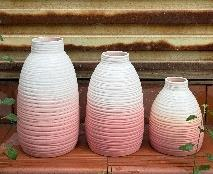
#> input picture ceramic/pdf_extracted/ba-beo-pdf1.jpeg, 213 x 174 px
$ python build_images.py
#> lines starting #> are read from the running program, lines starting #| are printed output that depends on the picture
### site/tools/image_map.py
# -*- coding: utf-8 -*-
"""
Mapping from source photos in ceramic/product_image/ to product slugs,
built from a manual visual review of all 96 images (see /memory or
conversation for the batch-by-batch catalog). Three source files carry a
third-party shop watermark ("Tiem gom Chi May") and are intentionally
EXCLUDED from any use on the site.
"""

SRC_DIR = "ceramic/product_image"
PDF_SRC_DIR = "ceramic/pdf_extracted"


def f(ts, h):
    return f"1786603{ts}_7145057879396684846_7145057879396684846_{h}.jpg"


WATERMARKED_EXCLUDE = {
    f("782093", "02d2b9123f9357c3da8bf31d6e20fa5c"),
    f("782097", "1146467f1826fe4691dc6b1235c0f3fa"),
    f("782107", "d76d1967d0cecded7561834b480fa47b"),
}

# Ground-truth per-product photos, programmatically extracted from the
# workshop's own official price list PDF (each embedded image was matched
# to its row by product name + vertical position on the page — see
# site/tools/pdf_extract_images.py). Covers all 60 named designs.
PDF_IMAGES = {
    "ba-beo": ["ba-beo-pdf1.jpeg"],
    "bau-tron": ["bau-tron-pdf1.jpeg"],
    "binh-quai": ["binh-quai-pdf1.jpeg"],
    "bo-du-du": ["bo-du-du-pdf1.jpeg"],
    "bo-gio-cua": ["bo-gio-cua-pdf1.jpeg"],
    "bo-ma": ["bo-ma-pdf1.jpeg"],
    "bo-mui-bo-3": ["bo-mui-bo-3-pdf1.jpeg"],
    "bom-chan-vuong": ["bom-chan-vuong-pdf1.jpeg"],
    "bom-mieng-rong": ["bom-mieng-rong-pdf1.jpeg"],
    "bom-van-ngang": ["bom-van-ngang-pdf1.jpeg"],
    "bong-mat-na": ["bong-mat-na-pdf1.jpeg"],
    "canh-buom": ["canh-buom-pdf1.jpeg"],
    "chai-thang": ["chai-thang-pdf1.jpeg"],
    "chum-2-tai": ["chum-2-tai-pdf1.jpeg", "chum-2-tai-pdf2.jpeg"],
    "chum-nho": ["chum-nho-pdf1.jpeg"],
    "chum-tron": ["chum-tron-pdf1.jpeg"],
    "chuong-23": ["chuong-23-pdf1.jpeg"],
    "chuong-35": ["chuong-35-pdf2.jpeg", "chuong-35-pdf1.jpeg"],
    "chuong-42": ["chuong-42-pdf1.jpeg"],
    "chuong-mini": ["chuong-mini-pdf1.jpeg"],
    "co-gai": ["co-gai-pdf1.jpeg"],
    "cu-lac": ["cu-lac-pdf1.jpeg"],
    "cu-toi": ["cu-toi-pdf1.jpeg"],
    "cup": ["cup-pdf1.jpeg"],
    "duoi-ca": ["duoi-ca-pdf1.jpeg"],
    "giot-le": ["giot-le-pdf1.jpeg"],
    "hat-mua": ["hat-mua-pdf1.jpeg"],
    "lo-bom": ["lo-bom-pdf1.jpeg"],
    "lo-chum": ["lo-chum-pdf1.jpeg"],
    "lo-chum-chop": ["lo-chum-chop-pdf1.jpeg"],
    "lo-doc-loe": ["lo-doc-loe-pdf1.jpeg"],
    "lo-ho-lo": ["lo-ho-lo-pdf1.jpeg"],
    "lo-mini": ["lo-mini-pdf1.jpeg"],
    "lo-mui-khia": ["lo-mui-khia-pdf1.jpeg"],
    "lo-mui-loe-day": ["lo-mui-loe-day-pdf1.jpeg"],
    "lo-phieu-tron": ["lo-phieu-tron-pdf1.jpeg"],
    "lo-soc-be": ["lo-soc-be-pdf1.jpeg"],
    "lo-tulip": ["lo-tulip-pdf1.jpeg"],
    "long-chim": ["long-chim-pdf1.jpeg"],
    "long-den": ["long-den-pdf1.jpeg", "long-den-pdf2.jpeg"],
    "lu-bia": ["lu-bia-pdf1.jpeg"],
    "ly-cao": ["ly-cao-pdf1.jpeg"],
    "ly-lun": ["ly-lun-pdf1.jpeg"],
    "ly-luon": ["ly-luon-pdf1.jpeg"],
    "ly-thon": ["ly-thon-pdf1.jpeg"],
    "mai-san": ["mai-san-pdf1.jpeg"],
    "mat-ho": ["mat-ho-pdf1.jpeg"],
    "ong-buong": ["ong-buong-pdf1.jpeg"],
    "ong-ganh": ["ong-ganh-pdf1.jpeg"],
    "ong-xoan": ["ong-xoan-pdf1.jpeg"],
    "phieu-cao": ["phieu-cao-pdf1.jpeg"],
    "qua-hong": ["qua-hong-pdf1.jpeg"],
    "ruot-phich": ["ruot-phich-pdf2.jpeg", "ruot-phich-pdf1.jpeg"],
    "thoi": ["thoi-pdf1.jpeg"],
    "tru-ganh": ["tru-ganh-pdf1.jpeg"],
    "tru-tum": ["tru-tum-pdf1.jpeg"],
    "vai-tron": ["vai-tron-pdf1.jpeg"],
    "van-go": ["van-go-pdf1.jpeg"],
    "vo-lun": ["vo-lun-pdf1.jpeg"],
    "vuong-thang": ["vuong-thang-pdf1.jpeg"],
}

# Extra real photos from the workshop's own photo shoot (see batch review in
# the conversation history) — appended AFTER the PDF ground-truth photo for
# products where a confident same-design match was found, for a richer
# gallery / higher resolution than the PDF's small embedded crop.
PRODUCT_IMAGES = {
    "lo-mini": [
        f("814298", "baa80fdf356899f4cd304afc5a427693"),
        f("814394", "5b3b9de9200b875d67fe2cbb5a4ff1b1"),
    ],
    "ong-ganh": [
        f("729275", "5a5c2cab4aec7aa737ceb238d5fbc4d4"),
        f("716153", "d1ac80572972315a78d41f0d17272756"),
        f("716178", "3a5b540b5d4614bb16bb8ed1ce7b50d0"),
    ],
    "lo-soc-be": [
        f("782034", "818650f4fc491e6ac3540975aa9e6428"),
        f("782046", "8be490bc405e3d8160360eb07fce96cb"),
        f("782128", "4511f8e617cf75a1d278d8050ed048d4"),
        f("814434", "0ee21cfb89c44f4f58f8cec13d41f7de"),
        f("814417", "083ccdcdb94f89d7c99ee8ee7162cb05"),
        f("716158", "45ddf648451e2ec2229f28e7a87f1139"),
    ],
    "van-go": [
        f("782145", "b3dc1b69ea58f19610f53e3c93bf6f61"),
    ],
    "lo-phieu-tron": [
        f("814368", "86b539fef28c506e7ef62d725250c7e4"),
    ],
    "lu-bia": [
        f("781953", "6ff4a1606d615c76c95bcb4d223a735a"),
        f("814375", "10b6224eda370c801091a45bb9b451f1"),
        f("814382", "f59f51337d8e6791ac2b16f8a6ae5cb7"),
        f("814422", "7e71b3352f48de51e143a1994a01a216"),
        f("814457", "aa642339784cea69d36d8536dc90f437"),
        f("716173", "de29d3479844a4e8ea70a39be3c4d26f"),
    ],
    "vai-tron": [
        f("716139", "49b132a68cadc84dfb90cb81053dc939"),
        f("716161", "073211cf459e0b05002028b3cdf98b61"),
        f("716170", "22b9ab0353e3183b68691059c5e5a3da"),
        f("716175", "1fe985e472b54a784fd33d6b23e65aec"),
        f("729280", "c6bc80a057ff628beeaa7dcf60eefbb7"),
        f("814274", "0da34188794e0f8e653bae8929db85ec"),
    ],
    "chuong-mini": [
        f("814314", "b935e3e5e23370a7926e97e543a2fe11"),
    ],
    "bau-tron": [
        f("814359", "d5f9583e97a7c1565acfe1c41dbe8020"),
        f("781851", "b742313a4f9bf1c08cde8231e4696e17"),
        f("782052", "84d8ed55ac8c6a50b4836768cdc5e99e"),
        f("782124", "e9a8f518de7eb9abc10b462918a33248"),
        f("782151", "554fe4fc125a05bca1e0fee3ba5caa55"),
        f("782027", "6128b7f3fc50a7bd792c52679cd756d1"),
        f("781889", "1c527ea11990a15e26cb30d79b4ba035"),
        f("814400", "be9f03ce78e915e75e55c2519052d8c6"),
    ],
    "lo-ho-lo": [
        f("781948", "cceb5ad4835c4aaeea3c9e9b1ca2e68c"),
        f("781918", "2a041d7323d96881c2f4c4d50329d0f0"),
        f("781974", "98f6bc66f05bbd006ac22c7bd3138d5c"),
        f("782008", "228f4e61c977a3309a96d41718f21126"),
        f("782014", "0a6941ed8c9983e8cfbb1342097df0ce"),
        f("729257", "910cf8c825c8c01fe428126b5db6486b"),
    ],
    "tru-ganh": [
        f("729245", "e8855f321103d1dd1ea105955f7d7ead"),
        f("729265", "079316b3a722b7c90d7a83bfa6d6ca5a"),
        f("782157", "552c9e463682c799465dde833cf684d6"),
        f("729261", "daea682d78b527041846f62b5b42ec0f"),
    ],
    "chum-nho": [
        f("782102", "dc3c8833afb77615fe125f5171fa0892"),
    ],
    "ly-luon": [
        f("781878", "3a1589dda4e17a56bd3648ea3b70d072"),
    ],
    "qua-hong": [
        f("781865", "456eefbda8c4adf03a45621bcde24287"),
    ],
    "lo-tulip": [
        f("721043", "a20db104be3eb1eab0ddee67b71abe6b"),
        f("721055", "fc65418150fac75afdd4b330467846ef"),
        f("814445", "38a99c82e830fff4289506a8cf58284f"),
    ],
    "bom-van-ngang": [
        f("729272", "2587e52dca3dca35ad6bffd42b048094"),
        f("781829", "315acc14ee1392346043167325f7d02e"),
        f("782020", "3b438577982383c365688fdf8400bc39"),
    ],
    "binh-quai": [
        f("781935", "d79ff0001118183c9f3c1c9dec6f2617"),
        f("781985", "be6a3b8449927d7a549afd9ecdff51c2"),
        f("782068", "7d01bd97f0dab62ab3833d55030ba1af"),
    ],
    "chum-tron": [
        f("814327", "21bfb28c91b7cdc6957e6466420c7e42"),
        f("781969", "ecdc782f29a381dde630c874f66ffca6"),
    ],
    "chum-2-tai": [
        f("782058", "1901fa253377b8b753dab01f97fb634c"),
        f("782063", "c898870b0124ce65a940aa08bbb459d0"),
        f("782073", "69e817fa27c4f6f08ee754531d62b316"),
        f("782078", "0d321a39efab8976f4a8160755f1376d"),
        f("782083", "a57eabdd34da6494a1cb49dc000bd2c1"),
        f("782088", "d3f62f1238e56d9a285dd47b51a2ef50"),
        f("782118", "037f0bd448793a7e90a4ef15cee8216c"),
        f("716180", "7d4dc256135d25b119443f67907e0c81"),
        f("729268", "a7526d3e709912a06441816133daf395"),
    ],
    "vo-lun": [
        f("814439", "095d0c590eda8e58b940c30a68147053"),
        f("814405", "bd531e63a7299798ce94d6af05e79f09"),
        f("814428", "2a24a3631057f3dc6f24acd8b6894134"),
        f("782113", "eafe0ee6aab054920d974a3c2c7c453b"),
    ],
    "ly-thon": [
        f("814350", "a64122b97aead6c871dc3d6c14b67c4e"),
    ],
    "canh-buom": [
        f("814411", "eee526e40a3e29b5c8f428ed68c5f2d3"),
    ],
    "phieu-cao": [
        f("814451", "af31671e23d99b0f9802769b00fccb1c"),
    ],
    "giot-le": [
        f("716165", "c77fd69fe09ce674323669c0b2c80393"),
    ],
    "hat-mua": [
        f("716167", "3002e55743354bd502fade2f8f64e9e2"),
    ],
    "ong-buong": [
        f("814388", "5287361ba5980e9f6e6ce3266e34f385"),
    ],
    "chuong-35": [
        f("782040", "cb461e0301032fa8a7e0c3a1f4694d51"),
    ],
    "chuong-42": [
        f("782040", "cb461e0301032fa8a7e0c3a1f4694d51"),
    ],
}

# Extra lifestyle / group photos not tied to one SKU -> used for homepage
# hero, category banners and general gallery sections.
LIFESTYLE_IMAGES = [
    f("781900", "4b21d28e926c6eaa5a3fde41dc13e6cf"),
    f("781909", "6e0b6c2c11cfa4d5b7b0322ebdb6c292"),
    f("781941", "f05a073928e5df9f0e314627709238f1"),
    f("781958", "e2107e654c3ba62a8b18fd3b43d8d8eb"),
    f("781964", "7be9f2820a0f8fb757a64c5d9d798c7d"),
    f("781980", "237b08e1d16e19e88cd3f47e8db163b5"),
    f("781991", "9d41a9ba9996df7e205f636d88190cdc"),
    f("781996", "dc1767bfc870835b4633f492f38b6987"),
]

# Workshop / behind-the-scenes photos -> About page.
WORKSHOP_IMAGES = [
    f("721060", "a9d7f6b8711700d11bab58782e4a4e77"),
    f("729277", "609ff92eb265ba6a572519419fbda199"),
    f("781927", "6d192b0913043e4893efe72acf686af2"),
    f("782001", "5b6094cf838d8f847dbb952d8cd5a964"),
    f("782134", "8852c08270575483c4c2ac999b157826"),
    f("782139", "5fde23a9e869526218ddacc15917b215"),
    f("814339", "f2b2aff2359f60f94419b304db2148b6"),
]

### site/tools/build_images.py
# -*- coding: utf-8 -*-
"""
Resize/optimize the source photos in ceramic/product_image/ into web-ready
assets under site/assets/img/. Run from the repo root:

    python site/tools/build_images.py
"""
import os
import sys
from PIL import Image, ImageOps, ImageFilter

sys.path.insert(0, os.path.dirname(__file__))
from image_map import (
    PRODUCT_IMAGES, PDF_IMAGES, LIFESTYLE_IMAGES, WORKSHOP_IMAGES,
    SRC_DIR, PDF_SRC_DIR, WATERMARKED_EXCLUDE,
)

ROOT = os.path.abspath(os.path.join(os.path.dirname(__file__), "..", ".."))
SRC = os.path.join(ROOT, SRC_DIR)
PDF_SRC = os.path.join(ROOT, PDF_SRC_DIR)
OUT_PRODUCTS = os.path.join(ROOT, "site", "assets", "img", "products")
OUT_SITE = os.path.join(ROOT, "site", "assets", "img", "site")

MAIN_MAX = 1400
THUMB_MAX = 700

os.makedirs(OUT_PRODUCTS, exist_ok=True)
os.makedirs(OUT_SITE, exist_ok=True)


def load(fname, base=SRC):
#> called with fname = 'ba-beo-pdf1.jpeg', base = 'ceramic/pdf_extracted'
    path = os.path.join(base, fname)
    img = Image.open(path)
#> img is the input picture: PIL image 213x174 RGB; mean R, G, B 155.1, 122.5, 103.9
    img = ImageOps.exif_transpose(img)
    if img.mode != "RGB":
        img = img.convert("RGB")
    return img


def save_variant(img, out_path, max_side, quality=82):
    w, h = img.size
    scale = min(1.0, max_side / max(w, h))
    if scale < 1.0:
        img = img.resize((max(1, int(w * scale)), max(1, int(h * scale))), Image.LANCZOS)
    img.save(out_path, "JPEG", quality=quality, optimize=True, progressive=True)


def save_pdf_variant(img, out_path, target_side, quality=85):
    """PDF-embedded crops are small (~200-300px). Upscale modestly with a
    mild sharpen so they read cleanly at typical card/hero sizes instead of
    being stretched uncontrolled by the browser."""
#> called with out_path = 'site/assets/img/products/ba-beo-1.jpg', target_side = 900, quality = 85
    w, h = img.size
#> w = 213; h = 174
    scale = target_side / max(w, h)
#> scale = 4.23
    if scale > 1.0:
        img = img.resize((max(1, int(w * scale)), max(1, int(h * scale))), Image.LANCZOS)
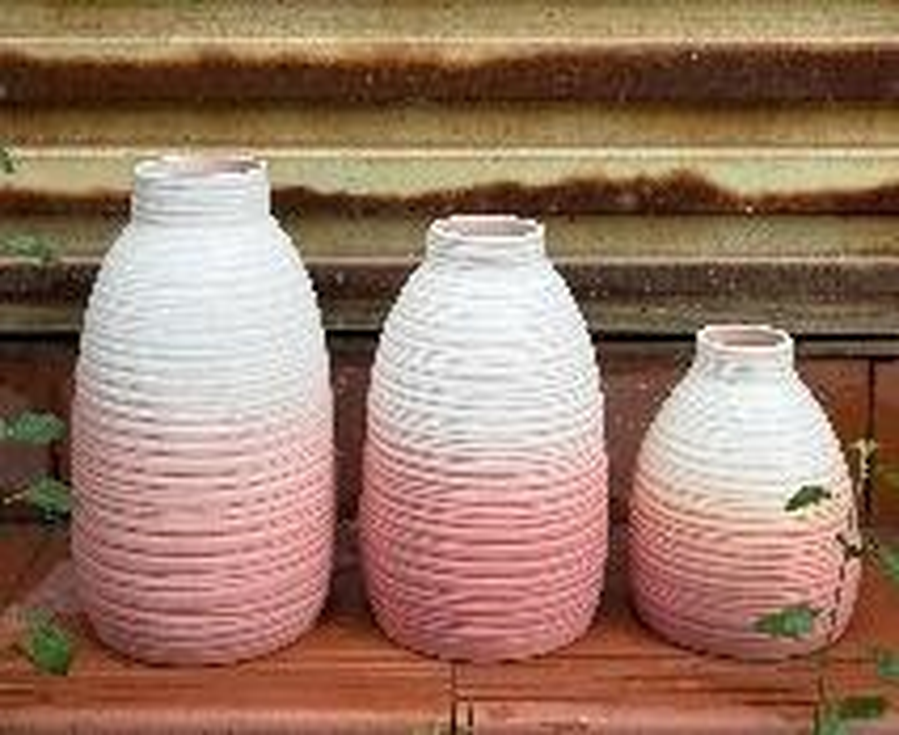
#> img: PIL image 899x735 RGB; mean R, G, B 155.1, 122.5, 104
        img = img.filter(ImageFilter.UnsharpMask(radius=1.4, percent=90, threshold=2))
    elif scale < 1.0:
        img = img.resize((max(1, int(w * scale)), max(1, int(h * scale))), Image.LANCZOS)
    img.save(out_path, "JPEG", quality=quality, optimize=True, progressive=True)


def process_product_images():
    count = 0
    for slug, files in PDF_IMAGES.items():
        for i, fname in enumerate(files, start=1):
            img = load(fname, base=PDF_SRC)
            main_out = os.path.join(OUT_PRODUCTS, f"{slug}-{i}.jpg")
            thumb_out = os.path.join(OUT_PRODUCTS, f"{slug}-{i}-thumb.jpg")
            save_pdf_variant(img.copy(), main_out, 900)
            save_pdf_variant(img.copy(), thumb_out, 640, quality=80)
            count += 2
#> pass 2 of the loop in process_product_images, `for slug, files in PDF_IMAGES.items():`:
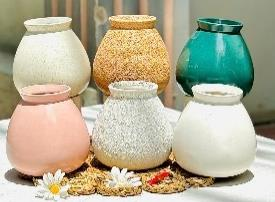
#> input picture ceramic/pdf_extracted/bau-tron-pdf1.jpeg, 275 x 202 px
#> in load, img is the input picture: PIL image 275x202 RGB; mean R, G, B 179.5, 174, 148.7
#> in save_pdf_variant (call 3), `img = img.resize((max(1, int(w * scale)), max(1, int(h * scale))), Ima..`:
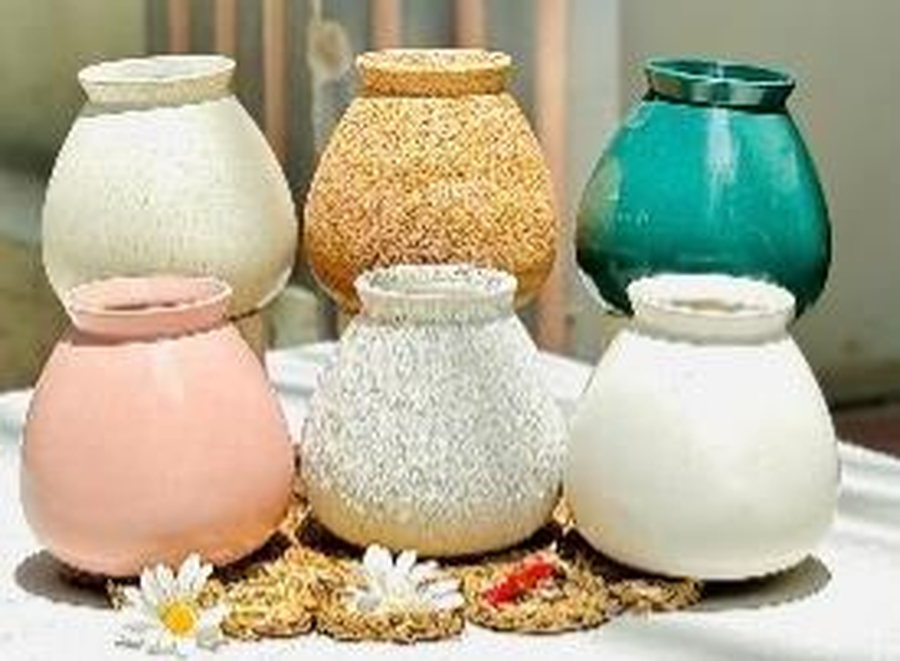
#> img: PIL image 900x661 RGB; mean R, G, B 179.5, 174, 148.7
#> in save_pdf_variant (call 4), `img = img.filter(ImageFilter.UnsharpMask(radius=1.4, percent=90, thres..`:
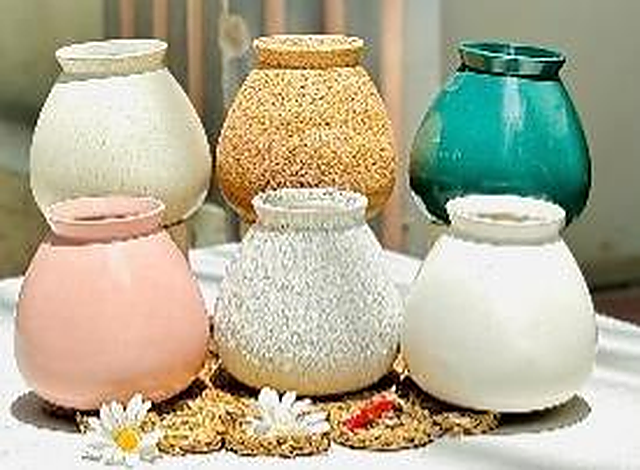
#> img: PIL image 640x470 RGB; mean R, G, B 179.2, 174, 148.8
#> pass 3 of the loop in process_product_images, `for slug, files in PDF_IMAGES.items():`:
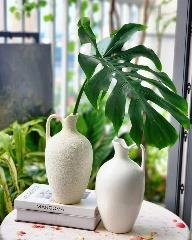
#> input picture ceramic/pdf_extracted/binh-quai-pdf1.jpeg, 192 x 240 px
#> in load, img is the input picture: PIL image 192x240 RGB; mean R, G, B 139.2, 150.9, 129.5
#> in save_pdf_variant (call 5), `img = img.resize((max(1, int(w * scale)), max(1, int(h * scale))), Ima..`:
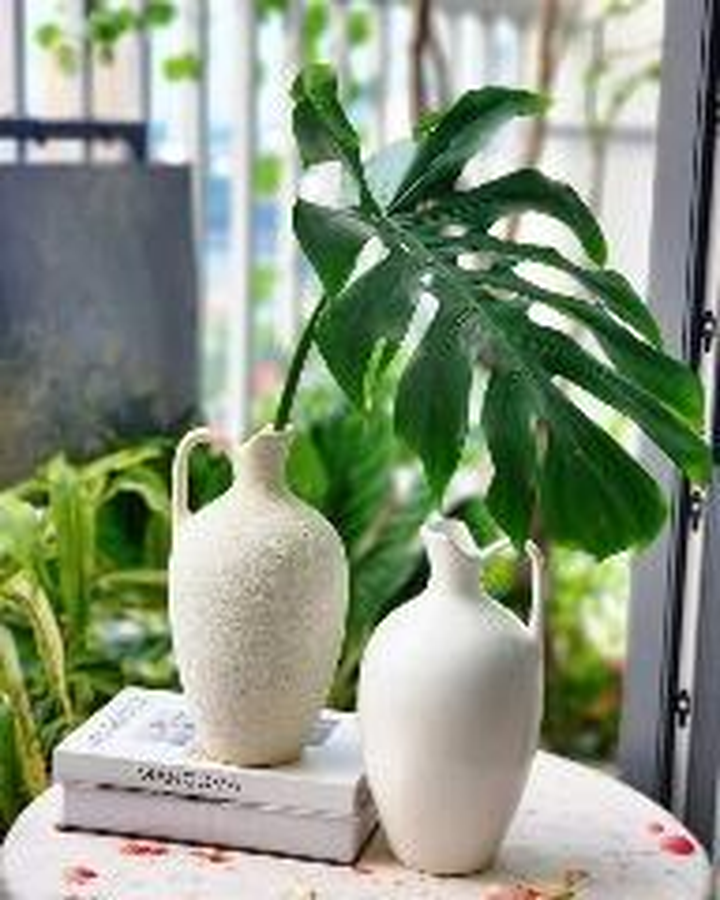
#> img: PIL image 720x900 RGB; mean R, G, B 139.2, 150.8, 129.5
#> in save_pdf_variant (call 6), `img = img.filter(ImageFilter.UnsharpMask(radius=1.4, percent=90, thres..`:
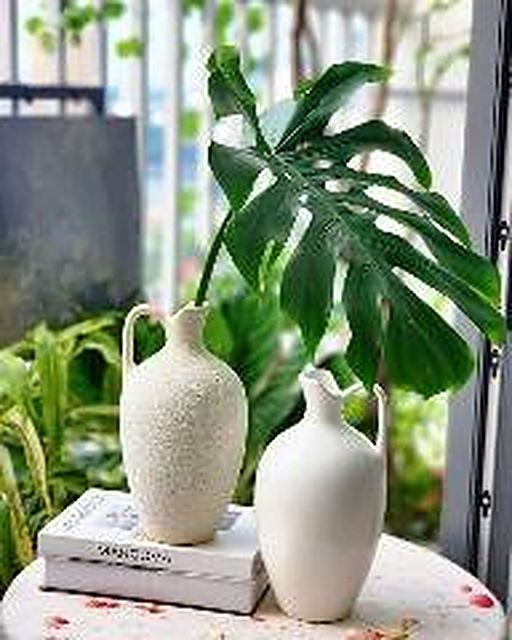
#> img: PIL image 512x640 RGB; mean R, G, B 139.1, 150.7, 129.6
#> the loop made 7 passes; the first 3 are shown

    for slug, files in PRODUCT_IMAGES.items():
        start = len(PDF_IMAGES.get(slug, [])) + 1
        i = start
        for fname in files:
            if fname in WATERMARKED_EXCLUDE:
                print(f"SKIP (watermark): {fname}")
                continue
            img = load(fname)
            main_out = os.path.join(OUT_PRODUCTS, f"{slug}-{i}.jpg")
            thumb_out = os.path.join(OUT_PRODUCTS, f"{slug}-{i}-thumb.jpg")
            save_variant(img.copy(), main_out, MAIN_MAX)
            save_variant(img.copy(), thumb_out, THUMB_MAX, quality=78)
            count += 2
            i += 1
    print(f"Product images written: {count} files -> {OUT_PRODUCTS}")


def process_site_images(files, prefix):
    count = 0
    for i, fname in enumerate(files, start=1):
        if fname in WATERMARKED_EXCLUDE:
            print(f"SKIP (watermark): {fname}")
            continue
        img = load(fname)
        main_out = os.path.join(OUT_SITE, f"{prefix}-{i}.jpg")
        thumb_out = os.path.join(OUT_SITE, f"{prefix}-{i}-thumb.jpg")
        save_variant(img.copy(), main_out, 1800 if prefix == "hero" else MAIN_MAX)
        save_variant(img.copy(), thumb_out, THUMB_MAX, quality=78)
        count += 2
    print(f"{prefix} images written: {count} files -> {OUT_SITE}")


if __name__ == "__main__":
#> (the run stopped early here; a loop or call above may not have finished)
